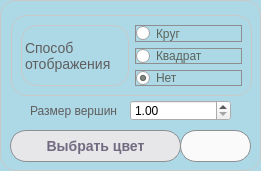
   <widget class="QFrame" name="frame_2">
    <property name="geometry">
     <rect>
      <x>840</x>
      <y>470</y>
      <width>261</width>
      <height>171</height>
     </rect>
    </property>
    <property name="styleSheet">
     <string notr="true">QFrame {
    background-color: rgb(173, 216, 230); 
    border: 1px solid rgb(200, 200, 200); 
    border-radius: 16px;
}</string>
    </property>
    <property name="frameShape">
     <enum>QFrame::Shape::StyledPanel</enum>
    </property>
    <property name="frameShadow">
     <enum>QFrame::Shadow::Raised</enum>
    </property>
    <widget class="QStackedWidget" name="gridStackedWidget">
     <property name="geometry">
      <rect>
       <x>11</x>
       <y>15</y>
       <width>241</width>
       <height>81</height>
      </rect>
     </property>
     <widget class="QWidget" name="gridStackedWidgetPage1">
      <layout class="QGridLayout" name="gridLayout_2">
       <item row="1" column="1">
        <widget class="QRadioButton" name="Square">
         <property name="styleSheet">
          <string notr="true">QRadioButton {
    color: rgb(91, 100, 91); 
    font-size: 12px; /* Размер шрифта */
    text-align: center; /* Выравнивание текста по центру */
    border-radius: 20px;
    border: 1px solid #8f8f91;
}
</string>
         </property>
         <property name="text">
          <string>Квадрат</string>
         </property>
         <property name="checked">
          <bool>false</bool>
         </property>
        </widget>
       </item>
       <item row="0" column="0" rowspan="3">
        <widget class="QLabel" name="label_19">
         <property name="styleSheet">
          <string notr="true">QLabel {
    color: rgb(95, 94, 95); 
    font-size: 14px; /* Размер шрифта */
}
</string>
         </property>
         <property name="text">
          <string>Способ
отображения</string>
         </property>
        </widget>
       </item>
       <item row="0" column="1">
        <widget class="QRadioButton" name="Circle">
         <property name="styleSheet">
          <string notr="true">QRadioButton {
    color: rgb(91, 100, 91); 
    font-size: 12px; /* Размер шрифта */
    text-align: center; /* Выравнивание текста по центру */
    border-radius: 20px;
    border: 1px solid #8f8f91;
}
</string>
         </property>
         <property name="text">
          <string>Круг</string>
         </property>
         <property name="checked">
          <bool>false</bool>
         </property>
        </widget>
       </item>
       <item row="2" column="1">
        <widget class="QRadioButton" name="No_ver">
         <property name="acceptDrops">
          <bool>false</bool>
         </property>
         <property name="styleSheet">
          <string notr="true">QRadioButton {
    color: rgb(91, 100, 91); 
    font-size: 12px; /* Размер шрифта */
    text-align: center; /* Выравнивание текста по центру */
    border-radius: 20px;
    border: 1px solid #8f8f91;
}
</string>
         </property>
         <property name="text">
          <string>Нет</string>
         </property>
         <property name="checked">
          <bool>true</bool>
         </property>
        </widget>
       </item>
      </layout>
     </widget>
    </widget>
    <widget class="QDoubleSpinBox" name="doubleSpinBox_size">
     <property name="geometry">
      <rect>
       <x>130</x>
       <y>100</y>
       <width>101</width>
       <height>21</height>
      </rect>
     </property>
     <property name="styleSheet">
      <string notr="true">QDoubleSpinBox {
    color: black ; 
}</string>
     </property>
     <property name="minimum">
      <double>1.000000000000000</double>
     </property>
     <property name="maximum">
      <double>50.000000000000000</double>
     </property>
    </widget>
    <widget class="QLabel" name="label_21">
     <property name="geometry">
      <rect>
       <x>30</x>
       <y>100</y>
       <width>99</width>
       <height>21</height>
      </rect>
     </property>
     <property name="styleSheet">
      <string notr="true">QLabel {
    color: rgb(95, 94, 95); /* Сиреневый цвет текста */
    font-size: 12px; /* Размер шрифта */
    text-align: center; /* Выравнивание текста по центру */
    border:none;
}
</string>
     </property>
     <property name="text">
      <string>Размер вершин</string>
     </property>
    </widget>
    <widget class="QPushButton" name="colorVer">
     <property name="geometry">
      <rect>
       <x>10</x>
       <y>130</y>
       <width>171</width>
       <height>32</height>
      </rect>
     </property>
     <property name="styleSheet">
      <string notr="true">QPushButton {
    background-color: rgb(231, 230, 232);
    border-radius: 16px;
    border: 1.4px solid #8f8f91;
    font: bold 14px;
    padding: 6px;
    color: rgb(114, 106, 129);
}

QPushButton:hover {
    background-color: rgb(200, 200, 200); 
}

QPushButton:pressed {
    background-color: rgba(170,174,184); 
}</string>
     </property>
     <property name="text">
      <string>Выбрать цвет</string>
     </property>
     <property name="checkable">
      <bool>true</bool>
     </property>
     <property name="checked">
      <bool>false</bool>
     </property>
    </widget>
    <widget class="QPushButton" name="colorVer_2">
     <property name="geometry">
      <rect>
       <x>180</x>
       <y>130</y>
       <width>71</width>
       <height>32</height>
      </rect>
     </property>
     <property name="styleSheet">
      <string notr="true">QPushButton {
    background-color: rgb(250, 250, 250);
    border-radius: 16px; 
    border: 1.4px solid #8f8f91;
    padding: 10px; 
    text-align: center; 
    font: bold 14px; 
}




</string>
     </property>
     <property name="text">
      <string/>
     </property>
    </widget>
   </widget>
